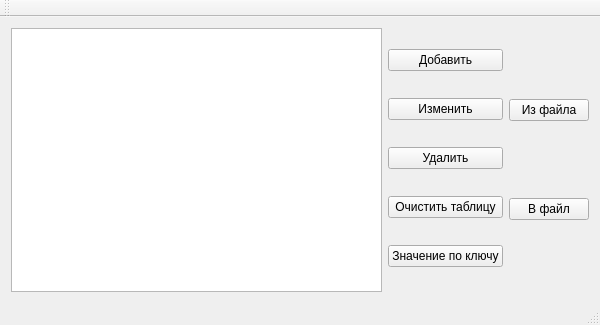
<?xml version="1.0" encoding="UTF-8"?>
<ui version="4.0">
 <class>MainWindow</class>
 <widget class="QMainWindow" name="MainWindow">
  <property name="geometry">
   <rect>
    <x>0</x>
    <y>0</y>
    <width>600</width>
    <height>325</height>
   </rect>
  </property>
  <property name="windowTitle">
   <string>Хэш Таблица</string>
  </property>
  <widget class="QWidget" name="centralWidget">
   <layout class="QGridLayout" name="gridLayout">
    <item row="0" column="0">
     <layout class="QHBoxLayout" name="horizontalLayout">
      <item>
       <widget class="QTableWidget" name="tableWidget"/>
      </item>
      <item>
       <layout class="QVBoxLayout" name="verticalLayout">
        <item>
         <widget class="QPushButton" name="pushButton">
          <property name="text">
           <string>Добавить</string>
          </property>
         </widget>
        </item>
        <item>
         <widget class="QPushButton" name="pushButton_2">
          <property name="text">
           <string>Изменить</string>
          </property>
         </widget>
        </item>
        <item>
         <widget class="QPushButton" name="pushButton_3">
          <property name="text">
           <string>Удалить</string>
          </property>
         </widget>
        </item>
        <item>
         <widget class="QPushButton" name="pushButton_4">
          <property name="text">
           <string>Очистить таблицу</string>
          </property>
         </widget>
        </item>
        <item>
         <widget class="QPushButton" name="pushButton_5">
          <property name="text">
           <string>Значение по ключу</string>
          </property>
         </widget>
        </item>
       </layout>
      </item>
      <item>
       <layout class="QVBoxLayout" name="verticalLayout_2">
        <item>
         <widget class="QPushButton" name="pushButton_6">
          <property name="text">
           <string>Из файла</string>
          </property>
         </widget>
        </item>
        <item>
         <widget class="QPushButton" name="pushButton_7">
          <property name="text">
           <string>В файл</string>
          </property>
         </widget>
        </item>
       </layout>
      </item>
     </layout>
    </item>
   </layout>
  </widget>
  <widget class="QMenuBar" name="menuBar">
   <property name="geometry">
    <rect>
     <x>0</x>
     <y>0</y>
     <width>600</width>
     <height>23</height>
    </rect>
   </property>
  </widget>
  <widget class="QToolBar" name="mainToolBar">
   <attribute name="toolBarArea">
    <enum>TopToolBarArea</enum>
   </attribute>
   <attribute name="toolBarBreak">
    <bool>false</bool>
   </attribute>
  </widget>
  <widget class="QStatusBar" name="statusBar"/>
 </widget>
 <layoutdefault spacing="6" margin="11"/>
 <resources/>
 <connections/>
</ui>
